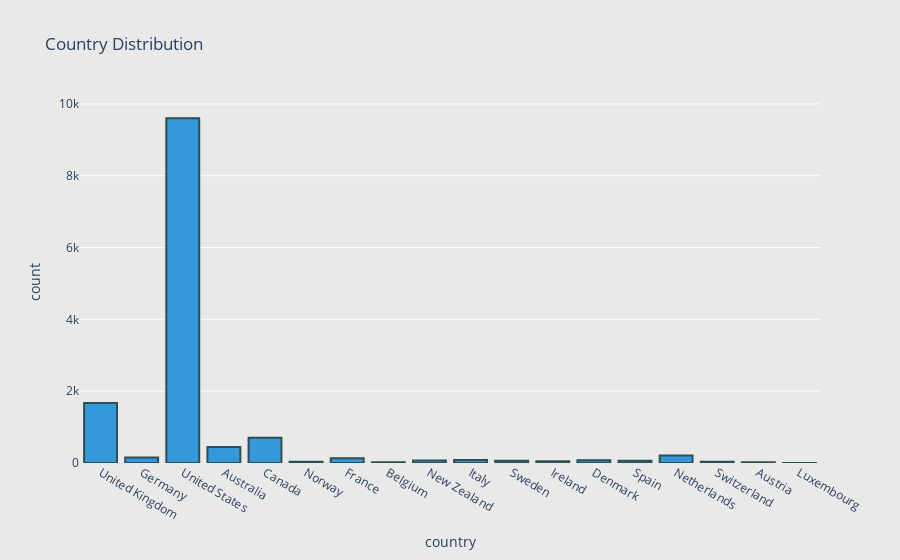

The code cell stored with this chart in its notebook:
### Markdown cell above
Country Distribution

### Code cell
fig = px.histogram(df, x='country', 
                   title='Country Distribution',
                   color_discrete_sequence=['#3498db'],  
                   )

fig.update_traces(marker=dict(line=dict(width=2, color='DarkSlateGrey')))

# format the layout
fig.update_layout(
    xaxis=dict(showgrid=False, zeroline=False),
    yaxis=dict(zeroline=False, gridcolor='white'),
    paper_bgcolor='rgb(233,233,233)',
    plot_bgcolor='rgb(233,233,233)',
)

fig.show()

### Figure 1 — Plotly figure (JSON) as saved in the notebook; plotly's stock layout.template omitted (floating-point values rounded to 4 significant figures; data arrays with more than 128 entries replaced by an {"elided": "..."} marker saying what was removed)
{"data": [{"alignmentgroup": "True", "bingroup": "x", "hovertemplate": "country=%{x}<br>count=%{y}<extra></extra>", "legendgroup": "", "marker": {"color": "#3498db", "line": {"color": "DarkSlateGrey", "width": 2}, "pattern": {"shape": ""}}, "name": "", "offsetgroup": "", "orientation": "v", "showlegend": false, "type": "histogram", "x": {"elided": "13435 str values"}, "xaxis": "x", "yaxis": "y"}], "layout": {"barmode": "relative", "legend": {"tracegroupgap": 0}, "paper_bgcolor": "rgb(233,233,233)", "plot_bgcolor": "rgb(233,233,233)", "title": {"text": "Country Distribution"}, "xaxis": {"anchor": "y", "domain": [0, 1], "showgrid": false, "title": {"text": "country"}, "zeroline": false}, "yaxis": {"anchor": "x", "domain": [0, 1], "gridcolor": "white", "title": {"text": "count"}, "zeroline": false}}}
